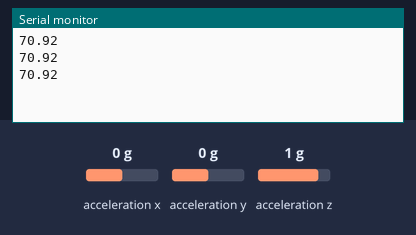
Bench run of a sketch on a simulated Arduino Uno, built with avr-gcc and run on an emulated ATmega328P. Shown: the last lines printed to the serial monitor. Wiring (inferred from the names in the program): MPU-6050 motion sensor at I2C address 0x68. The inputs (shaded band) are chosen by the test bench; at power-on: acceleration z 1 g, acceleration x 0 g, acceleration y 0 g.

Above: at 1.3 s.
1.4 s: acceleration z set to -1.4 g
At 1.9 s:
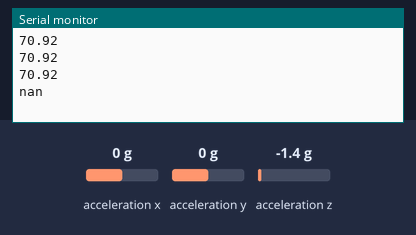
3.5 s: acceleration z set to -0.8 g
At 3.9 s:
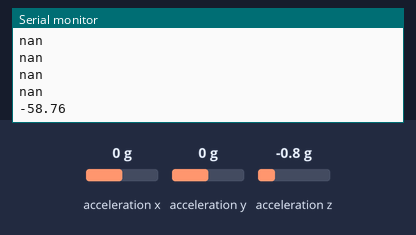

Measured:
- after the input at 1.4 s, the serial monitor: prints a new line after 0.11 s (image 1)
- after the input at 3.5 s, the serial monitor: prints a new line at once (image 2)

The sketch:

Task5_MPU6050.ino
```cpp
// Example 6, Gyro only
#include<Wire.h>
const int MPU = 0x68; //Device address
float GyroX, GyroY, GyroZ;// X, Y, and Z angluar speed values
float gyroAngleX, gyroAngleY, gyroAngleZ;
float previousTime, currentTime, elapsedTime;
float AccX, AccY, AccZ;// X, Y, and Z acceleration values

void setup() {
  Serial.begin(9600);
  Wire.begin();
  Wire.beginTransmission(MPU);
  Wire.write(0x6B);//Reset the device, very important
  Wire.write(0x00);
  Wire.endTransmission(true);
  // Configure Gyroscope Sensitivity
  Wire.beginTransmission(MPU);
  //Wire.write(0x1B);// Talk to the GYRO_CONFIG register
  Wire.write(0x1C);//Talk to the ACCEL_CONFIG register (1C hex)
  Wire.write(0x08);// Set the register bits as 0000 1000 (500 deg/s full scale)
  Wire.endTransmission(true);
}

void loop() {
  Wire.beginTransmission(MPU);//Start communication with the gyro
  Wire.write(0x3F);//Start reading at register 3F
  Wire.endTransmission(); //End the transmission
  Wire.requestFrom(MPU, 2);//Request 2 bytes from the gyro
  float  accelerometer_data_raw = Wire.read() << 8 | Wire.read(); //Combine the two bytes to make one integer
  accelerometer_data_raw -= 450;//Add the accelerometer calibration value
  float  angle_acc = asin((float)accelerometer_data_raw / 8192.0) * 57.296;        //Calculate the current angle according to the accelerometer
  Serial.println(angle_acc);
  delay(500);
}

/*
  //// Example 5, MPU6050 test, accel only
  #include<Wire.h>
  const int MPU=0x68;//Device address
  float AccX;// X acceleration value

  void setup(){
  Serial.begin(9600);
  Wire.begin();
  // Configure Accelerometer Sensitivity
  Wire.beginTransmission(MPU);
  Wire.write(0x6B);//Reset the device, very important
  Wire.write(0x00);
  Wire.endTransmission(true);
  Wire.beginTransmission(MPU);
  Wire.write(0x1C);//Talk to the ACCEL_CONFIG register (1C hex)
  Wire.write(0x08);//Set the register bits as 00001000 (+/- 4g full scale range)
  Wire.endTransmission(true);
  }

  void loop(){
  Wire.beginTransmission(MPU);
  Wire.write(0x3B);//Start with register 0x3B
  Wire.endTransmission(false);
  Wire.requestFrom(MPU,2,true);// Read 2 registers total
  AccX=Wire.read()<<8 | Wire.read();
  Wire.endTransmission(true);
  Serial.println(AccX);
  delay(500);
  }
*/
```
